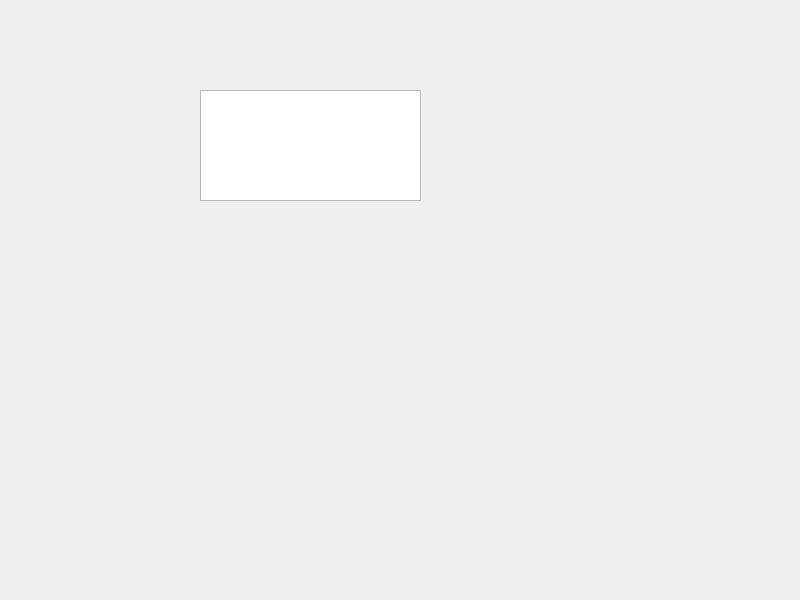
<?xml version="1.0" encoding="UTF-8"?>
<ui version="4.0">
 <class>Widget</class>
 <widget class="QWidget" name="Widget">
  <property name="geometry">
   <rect>
    <x>0</x>
    <y>0</y>
    <width>800</width>
    <height>600</height>
   </rect>
  </property>
  <property name="windowTitle">
   <string>Widget</string>
  </property>
  <widget class="QTextBrowser" name="textBrowser">
   <property name="geometry">
    <rect>
     <x>200</x>
     <y>90</y>
     <width>221</width>
     <height>111</height>
    </rect>
   </property>
   <property name="font">
    <font>
     <pointsize>11</pointsize>
    </font>
   </property>
  </widget>
 </widget>
 <resources/>
 <connections/>
</ui>
